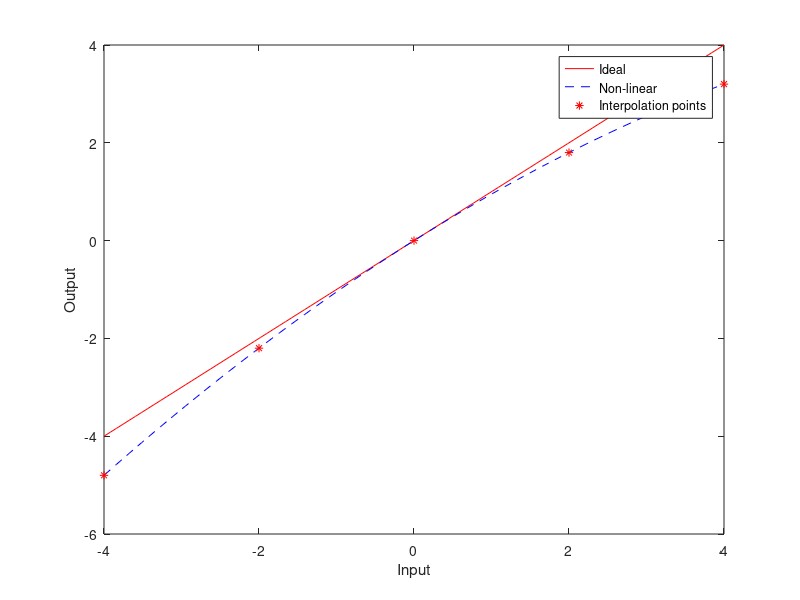

Here is the MATLAB script that generated this plot:
% This script tests the non-linearity implementation


clear;clc;

x = linspace(-4,4,100);

gyro_nonx = [-4,-2,0,2,4];
gyro_nony = [gyro_nonx(1) + gyro_nonx(1)*0.2, gyro_nonx(2) + gyro_nonx(2)*0.1,0,gyro_nonx(4) - gyro_nonx(4)*0.1,gyro_nonx(5) - gyro_nonx(5)*0.2];
yy = spline(gyro_nonx,gyro_nony,x);
figure(1)
plot(x,x,'r')
hold on
plot(x,yy,'b--')
hold on
plot(gyro_nonx,gyro_nony,'*r')
xlim([-4,4])
legend("Ideal","Non-linear","Interpolation points")
xlabel("Input")
ylabel("Output")
hold off